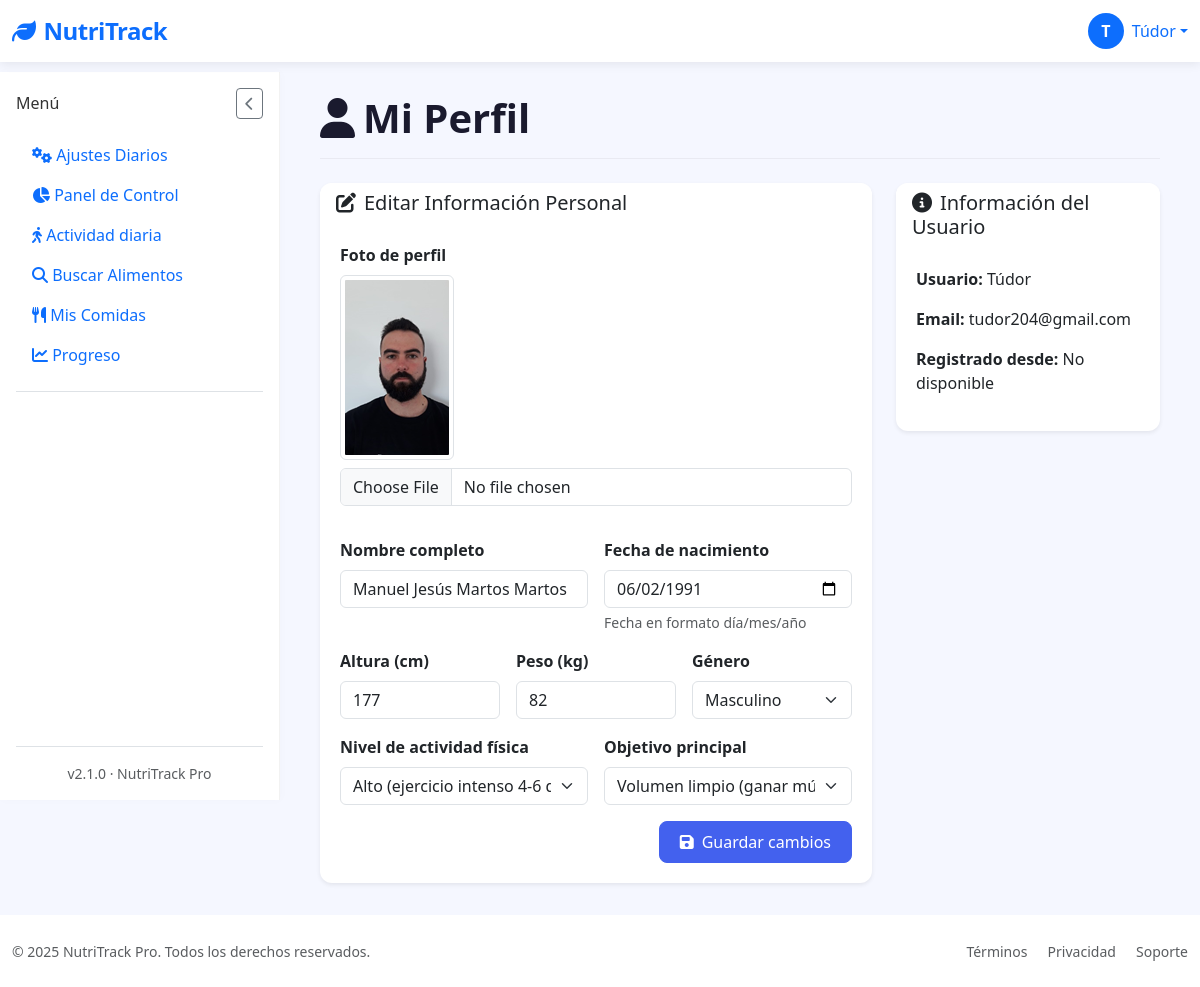
Screenshot of /profile (signed in) with the database file from the repository.
### tables this page shows
CREATE TABLE "loggin" (
	"id"	INTEGER,
	"username"	TEXT NOT NULL,
	"password"	TEXT,
	"email"	TEXT, google_id TEXT, full_name TEXT, birth_date TEXT, height_cm INTEGER, weight_kg INTEGER, gender TEXT, activity_level TEXT, goal TEXT, profile_photo TEXT DEFAULT NULL, preferences TEXT DEFAULT '{}',
	PRIMARY KEY("id" AUTOINCREMENT)
);

### app/controllers/UsersController.py (the view, shortened to what this page needs)
@app.route('/profile', methods=['GET', 'POST'])
@login_required
def profile():
    with get_db_cursor() as cursor:
        cursor.execute("""
            SELECT username, email, full_name, birth_date, height_cm, weight_kg, gender, activity_level, goal, profile_photo
            FROM loggin
            WHERE id = ?
        """, (current_user.id,))
        user_data = cursor.fetchone()
        if not isinstance(user_data, dict):
            user_data = dict(user_data)
    return render_template('Users/profile.html', user=user_data)

### app/__init__.py (called while the page is built)
@login_manager.user_loader
def load_user(user_id):
    return User.get_by_id(user_id)

### app/conexion.py (called while the page is built)
@contextmanager
def get_db_connection():
    conn = sqlite3.connect(DATABASE)
    conn.row_factory = sqlite3.Row  # Esto permite acceso como diccionario
    try:
        yield conn
    finally:
        conn.close()

@contextmanager
def get_db_cursor():
    with get_db_connection() as conn:
        cursor = conn.cursor()
        try:
            yield cursor
            conn.commit()
        except:
            conn.rollback()
            raise

### app/models/LoginGoogleModel.py (called while the page is built)
    @staticmethod
    def get_by_id(user_id):
        with get_db_cursor() as cur:
            cur.execute("SELECT * FROM loggin WHERE id = ?", (user_id,))
            user = cur.fetchone()
            if user:
                return User(
                    id=user['id'],
                    username=user['username'],
                    email=user['email'] if 'email' in user.keys() else None,
                    google_id=user['google_id'] if 'google_id' in user.keys() else None
                )
        return None

### app/templates/Users/profile.html (shortened to what this page needs)
{% extends "base.html" %}
{% block section %}
<div class="page-header mb-4">
  <h1 class="page-title">
    <i class="fas fa-user me-2"></i>Mi Perfil
  </h1>
</div>
<div class="row g-4">
  <div class="col-lg-8">
    <div class="card shadow-sm border-0">
      <div class="card-header bg-white border-0">
        <h5 class="mb-0"><i class="fas fa-edit me-2"></i>Editar Información Personal</h5>
      </div>
      <div class="card-body">
        <form method="POST" class="row g-3" novalidate enctype="multipart/form-data">
        <div class="col-md-12 mb-3">
          <label for="profile_photo" class="form-label fw-semibold">Foto de perfil</label>
          {% if user.profile_photo %}
            <div class="mb-2">
              <img src="{{ url_for('static', filename='images/profile_photo/' ~ user.profile_photo) }}" alt="Foto de perfil" class="img-thumbnail" style="max-width: 150px;">
            </div>
          {% endif %}
          <input
            type="file"
            class="form-control"
            id="profile_photo"
            name="profile_photo"
            accept="image/png, image/jpeg, image/jpg, image/gif"
          >
        </div>
          <div class="col-md-6">
            <label for="full_name" class="form-label fw-semibold">Nombre completo</label>
            <input
              type="text"
              class="form-control"
              id="full_name"
              name="full_name"
              value="{{ user.full_name or '' }}"
              placeholder="Ej. Juan Pérez"
              required
            >
          </div>
          <div class="col-md-6">
            <label for="birth_date" class="form-label fw-semibold">Fecha de nacimiento</label>
            <input
              type="date"
              class="form-control"
              id="birth_date"
              name="birth_date"
              value="{{ user.birth_date or '' }}"
              max="{{ current_date }}"
              aria-describedby="birthHelp"
            >
            <div id="birthHelp" class="form-text">Fecha en formato día/mes/año</div>
          </div>
          <div class="col-md-4">
            <label for="height_cm" class="form-label fw-semibold">Altura (cm)</label>
            <input
              type="number"
              class="form-control"
              id="height_cm"
              name="height_cm"
              value="{{ user.height_cm or '' }}"
              min="50"
              max="250"
              placeholder="Ej. 177"
            >
          </div>
          <div class="col-md-4">
            <label for="weight_kg" class="form-label fw-semibold">Peso (kg)</label>
            <input
              type="number"
              class="form-control"
              id="weight_kg"
              name="weight_kg"
              value="{{ user.weight_kg or '' }}"
              min="20"
              max="300"
              placeholder="Ej. 78"
            >
          </div>
          <div class="col-md-4">
            <label for="gender" class="form-label fw-semibold">Género</label>
            <select id="gender" name="gender" class="form-select">
              <option value="Masculino" {% if user.gender == 'Masculino' %}selected{% endif %}>Masculino</option>
            </select>
          </div>
          <div class="col-md-6">
            <label for="activity_level" class="form-label fw-semibold">Nivel de actividad física</label>
            <select id="activity_level" name="activity_level" class="form-select">
              <option value="Alto" {% if user.activity_level == 'Alto' %}selected{% endif %}>Alto (ejercicio intenso 4-6 días/semana)</option>
            </select>
          </div>
          <div class="col-md-6">
            <label for="goal" class="form-label fw-semibold">Objetivo principal</label>
            <select id="goal" name="goal" class="form-select" required>
              <option value="Volumen limpio" {% if user.goal == 'Volumen limpio' %}selected{% endif %}>Volumen limpio (ganar músculo sin grasa)</option>
            </select>
          </div>
          <div class="col-12 d-flex justify-content-end mt-3">
            <button type="submit" class="btn btn-primary">
              <i class="fas fa-save me-2"></i>Guardar cambios
            </button>
          </div>
        </form>
      </div>
    </div>
  </div>
  <div class="col-lg-4">
    <div class="card shadow-sm border-0">
      <div class="card-header bg-white border-0">
        <h5 class="mb-0"><i class="fas fa-info-circle me-2"></i>Información del Usuario</h5>
      </div>
      <div class="card-body">
        <p><strong>Usuario:</strong> {{ user.username }}</p>
        <p><strong>Email:</strong> {{ user.email }}</p>
        <p><strong>Registrado desde:</strong> {{ user.created_at.strftime('%d/%m/%Y') if user.created_at else 'No disponible' }}</p>
      </div>
    </div>
  </div>
</div>
{% endblock %}

### app/templates/base.html (shortened to what this page needs)
<!DOCTYPE html>
<html lang="es" data-bs-theme="light">
<head>
    <link href="https://cdn.jsdelivr.net/npm/bootstrap@5.3.2/dist/css/bootstrap.min.css" rel="stylesheet">
    <link rel="stylesheet" href="https://cdn.jsdelivr.net/npm/bootstrap-icons@1.11.1/font/bootstrap-icons.css">
    <link rel="stylesheet" href="https://cdnjs.cloudflare.com/ajax/libs/font-awesome/6.5.2/css/all.min.css" />
    <link href="https://cdn.jsdelivr.net/npm/sweetalert2@11/dist/sweetalert2.min.css" rel="stylesheet">
    <link rel="stylesheet" href="{{ url_for('static', filename='styles/Stylebase.css') }}">
</head>
<body>
    <nav class="navbar navbar-expand-lg navbar-light bg-white">
        <div class="container-fluid">
            <a class="navbar-brand text-primary" href="{{ url_for('logout') }}">
                <i class="fas fa-leaf me-2"></i>NutriTrack
            </a>
            <div class="d-flex align-items-center ms-auto">
                {% if current_user.is_authenticated %}
                <div class="dropdown">
                    <a href="#" class="d-flex align-items-center text-decoration-none dropdown-toggle" id="userDropdown" data-bs-toggle="dropdown" aria-expanded="false">
                        <div class="user-avatar bg-primary text-white rounded-circle text-center me-2" style="width: 36px; height: 36px; line-height: 36px; font-weight: bold;">
                            {{ current_user.username[0]|upper }}
                        </div>
                        <span class="d-none d-sm-inline">{{ current_user.username }}</span>
                    </a>
                </div>
                {% endif %}
            </div>
        </div>
    </nav>
    <div class="container-fluid flex-grow-1">
        <div class="row h-100 g-0">
            <nav class="sidebar d-flex flex-column p-3" id="sidebar">
                <div class="d-flex justify-content-between align-items-center mb-3">
                    <h6 class="sidebar-title mb-0">Menú</h6>
                    <button id="closeSidebarBtn" class="btn btn-sm btn-outline-secondary d-lg-block">
                        <i class="fas fa-chevron-left"></i>
                    </button>
                </div>
                <ul class="nav nav-pills flex-column mb-auto">
                    <li>
                        <a href="{{ url_for('settings') }}" class="nav-link {% if request.path == url_for('settings') %}active{% endif %}">
                            <i class="fas fa-cogs"></i> Ajustes Diarios
                        </a>
                    </li>
                    <li>
                        <a href="{{ url_for('dashboard') }}" class="nav-link {% if request.path == url_for('dashboard') %}active{% endif %}">
                            <i class="fas fa-chart-pie"></i> Panel de Control
                        </a>
                    </li>
                    <li>
                        <a href="{{ url_for('activity') }}" class="nav-link {% if request.path == url_for('activity') %}active{% endif %}">
                            <i class="fas fa-walking"></i> Actividad diaria
                        </a>
                    </li>
                    <li>
                        <a href="{{ url_for('search_food') }}" class="nav-link {% if request.path == url_for('search_food') %}active{% endif %}">
                            <i class="fas fa-search"></i> Buscar Alimentos
                        </a>
                    </li>
                    <li>
                        <a href="{{ url_for('mis_comidas') }}" class="nav-link {% if request.path == url_for('mis_comidas') %}active{% endif %}">
                            <i class="fas fa-utensils"></i> Mis Comidas
                        </a>
                    </li>
                    <li>
                        <a href="{{ url_for('progreso') }}" class="nav-link {% if request.path == url_for('progreso') %}active{% endif %}">
                            <i class="fas fa-chart-line"></i> Progreso
                        </a>
                    </li>
                    <li class="pt-3 mt-3 border-top">
                    </li>
                </ul>
                <div class="mt-auto pt-3 border-top text-center small text-muted">
                    v2.1.0 · NutriTrack Pro
                </div>
            </nav>
            <main class="main-content" id="mainContent">
                {% block section %}{% endblock %}
            </main>
        </div>
    </div>
    <footer class="bg-white py-4 mt-auto">
        <div class="container-fluid">
            <div class="row align-items-center">
                <div class="col-md-6 text-center text-md-start">
                    <p class="mb-0 small text-muted">&copy; 2025 NutriTrack Pro. Todos los derechos reservados.</p>
                </div>
                <div class="col-md-6 text-center text-md-end">
                    <a href="#" class="text-decoration-none small text-muted me-3">Términos</a>
                    <a href="#" class="text-decoration-none small text-muted me-3">Privacidad</a>
                    <a href="#" class="text-decoration-none small text-muted">Soporte</a>
                </div>
            </div>
        </div>
    </footer>
</body>
</html>

### app/static/styles/StyleBase.css (style rules this page uses)
:root { --primary-color: #4361ee; --secondary-color: #3f37c9; --accent-color: #4cc9f0; --dark-color: #1a1a2e; --light-color: #f8f9fa; --success-color: #4bb543; }
body { font-family: 'Segoe UI', system-ui, -apple-system, sans-serif; background-color: #f5f7ff; color: #333; min-height: 100vh; display: flex; flex-direction: column; overflow-x: hidden; }
.navbar-brand { font-weight: 700; font-size: 1.5rem; letter-spacing: -0.5px; }
.navbar { box-shadow: 0 2px 10px rgba(0, 0, 0, 0.08); background: white !important; position: relative; z-index: 1100; }
.container-fluid.flex-grow-1 { display: flex; flex-direction: column; min-height: calc(100vh - 72px - 70px); padding-left: 0; padding-right: 0; }
.row.h-100 { display: flex; flex-grow: 1; flex-wrap: nowrap; margin-left: 0; margin-right: 0; width: 100%; }
.sidebar { width: 280px; background: white; position: sticky; top: 72px; border-right: 1px solid rgba(0, 0, 0, 0.05); box-shadow: 1px 0 10px rgba(0, 0, 0, 0.02); transition: all 0.3s ease; z-index: 100; display: flex; flex-direction: column; flex-shrink: 0; height: calc(100vh - 72px); padding: 1rem; }
.main-content { flex-grow: 1; flex-basis: 0; padding: 2rem 2.5rem; background-color: #f5f7ff; overflow-y: auto; }
.card-body { padding: 1.25rem; }
.card-body { flex-grow: 1; }
.card { border: none; border-radius: 12px; box-shadow: 0 4px 12px rgba(0, 0, 0, 0.05); transition: transform 0.2s ease, box-shadow 0.2s ease; }
.card-header { background-color: white; border-bottom: 1px solid rgba(0, 0, 0, 0.05); font-weight: 600; border-radius: 12px 12px 0 0 !important; }
.btn-primary { background-color: var(--primary-color); border-color: var(--primary-color); font-weight: 500; padding: 8px 20px; border-radius: 8px; }
.user-avatar { width: 40px; height: 40px; border-radius: 50%; background-color: var(--primary-color); color: white; display: flex; align-items: center; justify-content: center; font-weight: 600; }
.page-header { display: flex; justify-content: space-between; align-items: center; margin-bottom: 2rem; padding-bottom: 1rem; border-bottom: 1px solid rgba(0, 0, 0, 0.05); }
.page-title { font-weight: 700; color: var(--dark-color); margin: 0; }
.user-avatar { width: 36px; height: 36px; border-radius: 50%; background-color: #0d6efd; color: white; text-align: center; font-weight: bold; line-height: 36px; }

### rows the page displays
loggin: username "T", username "Túdor", profile_photo (picture), full_name "Manuel Jesús Martos Martos", birth_date "06/02/1991", height_cm "177", weight_kg "82", gender "Masculino", activity_level "Alto (ejercicio intenso 4-6 días/semana)", goal "Volumen limpio (ganar músculo sin grasa)", email "tudor204@gmail.com"
